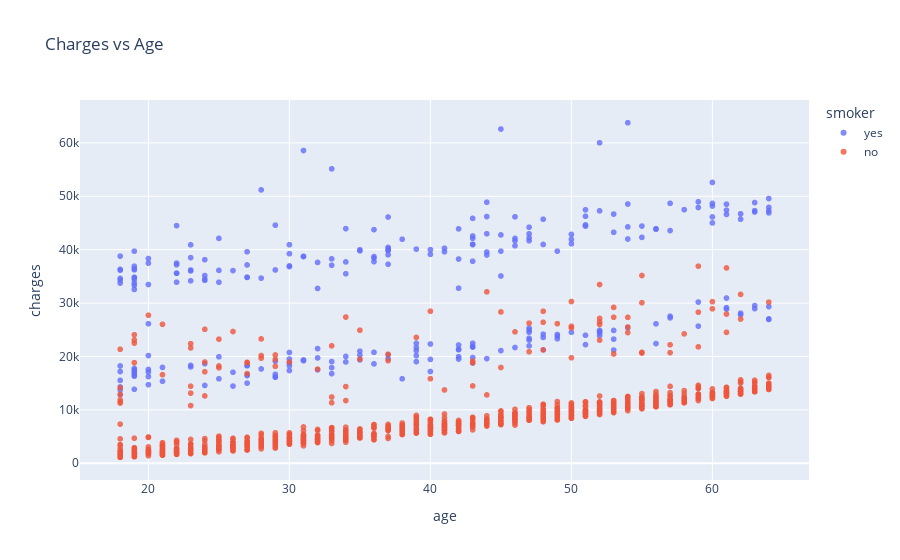

Here is the notebook cell this chart was saved with:
### Markdown cell above
Having looked at individual columns, we can now visualize the relationship between "charges" (the value we wish to predict) and other columns.

### Age and Charges

Let's visualize the relationship between "age" and "charges" using a scatter plot. Each point in the scatter plot represents one customer. We'll also use values in the "smoker" column to color the points.

### Code cell
fig=px.scatter(medical_df,
               x='age',
               y='charges',
               color='smoker',
               opacity=0.8,
               hover_data=['sex'],
               title='Charges vs Age')
fig.update_layout()

### Figure 1 — Plotly figure (JSON) as saved in the notebook; plotly's stock layout.template omitted (floating-point values rounded to 4 significant figures; data arrays with more than 128 entries replaced by an {"elided": "..."} marker saying what was removed)
{"data": [{"customdata": {"elided": "274x1 str values"}, "hovertemplate": "smoker=yes<br>age=%{x}<br>charges=%{y}<br>sex=%{customdata[0]}<extra></extra>", "legendgroup": "yes", "marker": {"color": "#636efa", "opacity": 0.8, "symbol": "circle"}, "mode": "markers", "name": "yes", "showlegend": true, "type": "scattergl", "x": {"elided": "274 int values"}, "xaxis": "x", "y": {"elided": "274 float values"}, "yaxis": "y"}, {"customdata": {"elided": "1064x1 str values"}, "hovertemplate": "smoker=no<br>age=%{x}<br>charges=%{y}<br>sex=%{customdata[0]}<extra></extra>", "legendgroup": "no", "marker": {"color": "#EF553B", "opacity": 0.8, "symbol": "circle"}, "mode": "markers", "name": "no", "showlegend": true, "type": "scattergl", "x": {"elided": "1064 int values"}, "xaxis": "x", "y": {"elided": "1064 float values"}, "yaxis": "y"}], "layout": {"legend": {"title": {"text": "smoker"}, "tracegroupgap": 0}, "title": {"text": "Charges vs Age"}, "xaxis": {"anchor": "y", "domain": [0, 1], "title": {"text": "age"}}, "yaxis": {"anchor": "x", "domain": [0, 1], "title": {"text": "charges"}}}}
